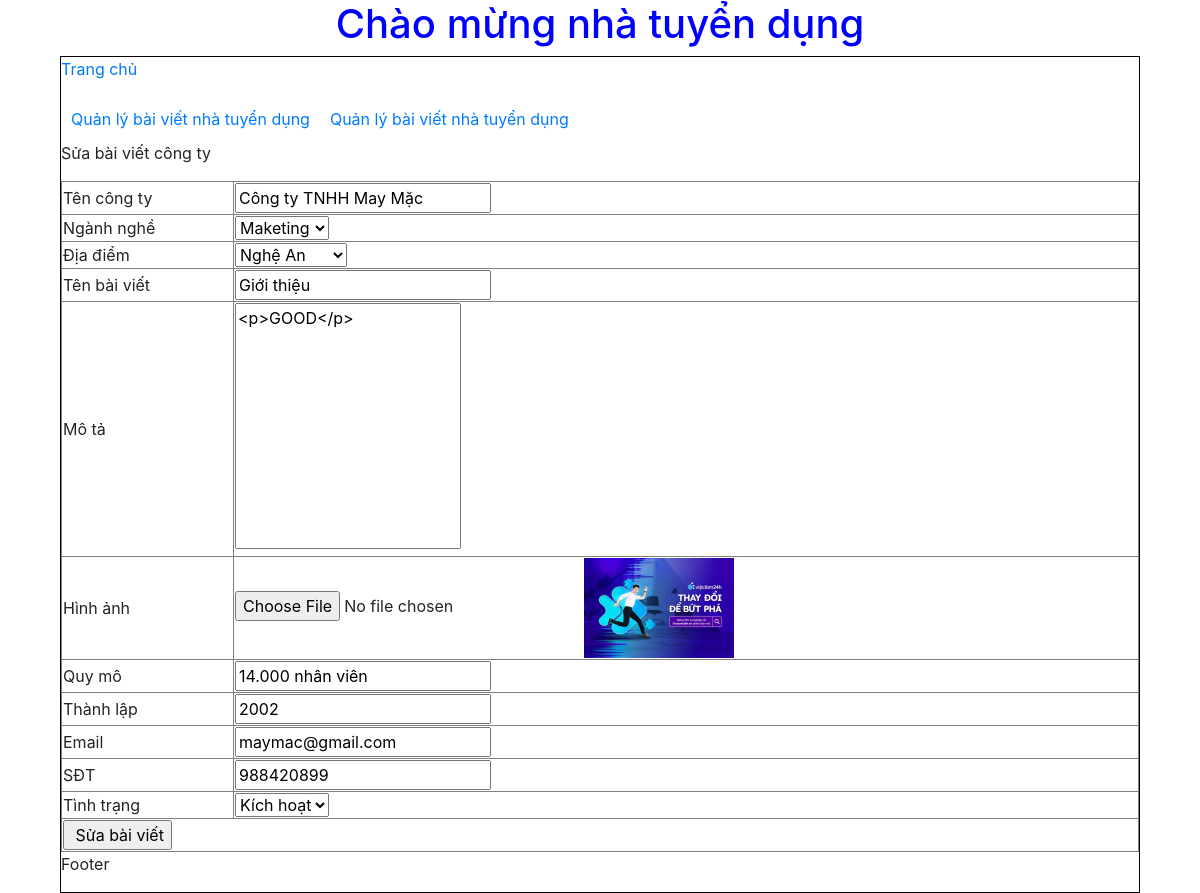
/nhatuyendung/index.php?action=qlbvct&query=sua&id_baiviet=1, run on the app's committed database.
### tables this page shows
CREATE TABLE `baivietct` (
  `id_baiviet` int(11) NOT NULL,
  `tencongty` varchar(255) NOT NULL,
  `id_nganhnghe` int(11) NOT NULL,
  `id_diadiem` int(11) NOT NULL,
  `tenbaiviet` varchar(255) NOT NULL,
  `mota` varchar(255) NOT NULL,
  `hinhanh` varchar(255) NOT NULL,
  `quymo` varchar(255) NOT NULL,
  `thanhlap` varchar(255) NOT NULL,
  `email` varchar(255) NOT NULL,
  `sdt` int(15) NOT NULL,
  `tinhtrang` int(11) NOT NULL
);

### nhatuyendung/modules/qlbvct/sua.php (the view, shortened to what this page needs)
<?php
    $sql_suabv="select * from baivietct where id_baiviet='$_GET[id_baiviet]' limit 1 ";
    $query_suabv= mysqli_query($mysqli,$sql_suabv);
?>
<p>Sửa bài viết công ty<p>
<table border="1" width="100%"  style="border-collapse: collapse;">
  <?php
  while($row = mysqli_fetch_array($query_suabv)){
  ?>
<form method="POST" action="modules/qlbvct/xuly.php?id_baiviet=<?php echo $row['id_baiviet'] ?>"  enctype="multipart/form-data" >
<tr>
    <td>Tên công ty</td>
    <td><input type="text" value="<?php echo $row['tencongty'] ?>" name="tencongty"></td>
  </tr>
<tr>
    <td>Ngành nghề</td>
    <td>
      <select name ="nganhnghe">
      <?php
      $sql_nn="select *from nganhnghe order by id_nganhnghe asc";
      $query_nn=mysqli_query($mysqli,$sql_nn);
      while($row_nn=mysqli_fetch_array($query_nn)){
        if($row_nn['id_nganhnghe']==$row['id_nganhnghe']){
      ?>
      <option selected value="<?php echo $row_nn['id_nganhnghe'] ?>"><?php echo $row_nn['tennganhnghe'] ?></option>
      <?php
      }
      else{
      ?>
       <option value="<?php echo $row_nn['id_nganhnghe'] ?>"><?php echo $row_nn['tennganhnghe'] ?></option>
       <?php
      }
      }
       ?>
      </select>
    </td>
  </tr>
  <tr>
    <td>Địa điểm</td>
    <td>
      <select name ="diadiem">
      <?php
      $sql_dd="select *from diadiem order by id_diadiem asc";
      $query_dd=mysqli_query($mysqli,$sql_dd);
      while($row_dd=mysqli_fetch_array($query_dd)){
        if($row_dd['id_diadiem']==$row['id_diadiem']){
      ?>
      <option selected value="<?php echo $row_dd['id_diadiem'] ?>"><?php echo $row_dd['tendiadiem'] ?></option>
      <?php
      }
      else{
      ?>
       <option value="<?php echo $row_dd['id_diadiem'] ?>"><?php echo $row_dd['tendiadiem'] ?></option>
       <?php
      }
      }
       ?>
      </select>
    </td>
  </tr>
<tr>
    <td>Tên bài viết </td>
    <td><input type="text" value="<?php echo $row['tenbaiviet'] ?>" name="tenbaiviet"></td>
  </tr>
  <tr>
    <td>Mô tả</td>
    <td><textarea name="mota" rows="10" style="resize:none"><?php echo $row['mota'] ?></textarea></td>
  </tr>
  <tr>
    <td>Hình ảnh</td>
    <td>
      <input type="file" name="hinhanh">
      <img src="modules/qlbvct/uploads/<?php echo $row['hinhanh'] ?>" width="150px">
  </td>
  </tr>
  <tr>
    <td> Quy mô </td>
    <td><input type="text" value="<?php echo $row['quymo'] ?>" name="quymo"></td>
  </tr>
  <tr>
    <td> Thành lập </td>
    <td><input type="text" value="<?php echo $row['thanhlap'] ?>" name="thanhlap"></td>
  </tr>
  <tr>
    <td> Email </td>
    <td><input type="text" value="<?php echo $row['email'] ?>" name="email"></td>
  </tr>
  <tr>
    <td> SĐT </td>
    <td><input type="text" value="<?php echo $row['sdt'] ?>" name="sdt"></td>
  </tr>
  <tr>
      <td>Tình trạng</td>
      <td>
          <select name="tinhtrang">
            <?php
            if($row['tinhtrang']==1){
            ?>
            <option value="1" selected>Kích hoạt</option>
            <?php
            }else{
            ?>
            <option value="1">Kích hoạt</option>
            <option value="0" selected>Ẩn</option>
            <?php
            }
            ?>
          </select>
      </td>
  </tr>
  <tr>
    <td colspan="2"><input type="submit" name="suabv" value=" Sửa bài viết"> </td>
  </tr>
  </form>
  <?php
  }
  ?>
</table>

### data on the page
baivietct: tencongty "Công ty TNHH May Mặc", tenbaiviet "Giới thiệu", mota "<p>GOOD</p>", hinhanh (picture), quymo "14.000 nhân viên", thanhlap "2002", email "maymac@gmail.com", sdt "988420899", tinhtrang "Kích hoạt"

### other printed values
form field nganhnghe "Maketing"
form field diadiem "Nghệ An"
